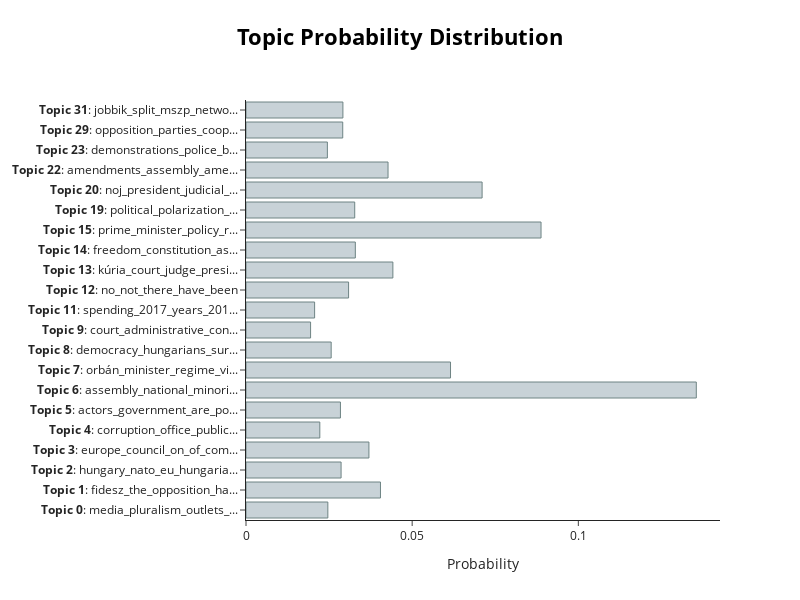

This figure's notebook cell:
### Code cell
model.visualize_distribution(topic_distr[0])

### Figure 1 — Plotly figure (JSON) as saved in the notebook; plotly's stock layout.template omitted (floating-point values rounded to 4 significant figures)
{"data": [{"marker": {"color": "#C8D2D7", "line": {"color": "#6E8484", "width": 1}}, "orientation": "h", "type": "bar", "x": [0.02463, 0.04046, 0.02861, 0.03699, 0.02221, 0.02842, 0.1355, 0.06154, 0.02563, 0.01944, 0.02065, 0.03087, 0.0442, 0.0329, 0.08878, 0.03272, 0.07104, 0.04274, 0.02449, 0.02911, 0.02916], "y": ["<b>Topic 0</b>: media_pluralism_outlets_...", "<b>Topic 1</b>: fidesz_the_opposition_ha...", "<b>Topic 2</b>: hungary_nato_eu_hungaria...", "<b>Topic 3</b>: europe_council_on_of_com...", "<b>Topic 4</b>: corruption_office_public...", "<b>Topic 5</b>: actors_government_are_po...", "<b>Topic 6</b>: assembly_national_minori...", "<b>Topic 7</b>: orbán_minister_regime_vi...", "<b>Topic 8</b>: democracy_hungarians_sur...", "<b>Topic 9</b>: court_administrative_con...", "<b>Topic 11</b>: spending_2017_years_201...", "<b>Topic 12</b>: no_not_there_have_been", "<b>Topic 13</b>: kúria_court_judge_presi...", "<b>Topic 14</b>: freedom_constitution_as...", "<b>Topic 15</b>: prime_minister_policy_r...", "<b>Topic 19</b>: political_polarization_...", "<b>Topic 20</b>: noj_president_judicial_...", "<b>Topic 22</b>: amendments_assembly_ame...", "<b>Topic 23</b>: demonstrations_police_b...", "<b>Topic 29</b>: opposition_parties_coop...", "<b>Topic 31</b>: jobbik_split_mszp_netwo..."]}], "layout": {"height": 600, "hoverlabel": {"bgcolor": "white", "font": {"family": "Rockwell", "size": 16}}, "title": {"font": {"color": "Black", "size": 22}, "text": "<b>Topic Probability Distribution</b>", "x": 0.5, "xanchor": "center", "y": 0.95, "yanchor": "top"}, "width": 800, "xaxis": {"autorange": true, "range": [0, 0.1426], "title": {"text": "Probability"}, "type": "linear"}, "yaxis": {"autorange": true, "range": [-0.5, 20.5], "type": "category"}}}
